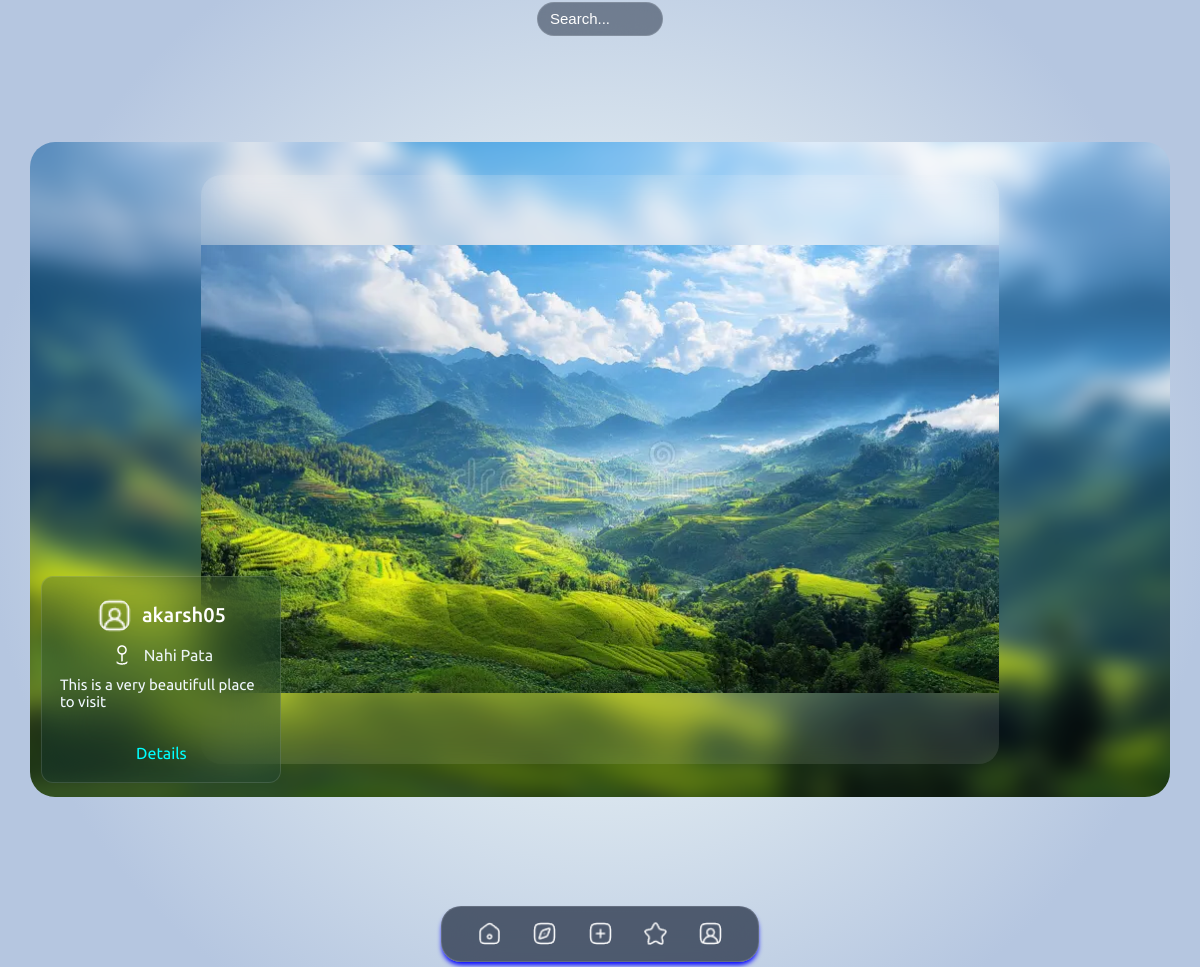
The app's page / (signed in) with its own data.
### app/crudpost/models.py (models this page shows, shortened)
class Post(models.Model):
    title = models.CharField(max_length = 200)
    author = models.ForeignKey(User, on_delete = models.CASCADE, related_name = 'user_posts')
    image = models.ImageField(upload_to = 'post_images/')
    location = models.CharField(max_length = 200, blank = True, null = True, help_text = '[city name], [country name]')
    description = models.TextField()
    created_at = models.DateTimeField(default = timezone.now)

### app/crudpost/views.py (the view)
# urls.py: 2. Add a URL to urlpatterns:  path('', Home.as_view(), name='home')
@login_required
def Home(request):
    list_post = Post.objects.all().order_by('-created_at')
    context = {
        'posts': list_post
    }
    return render(request, 'crudpost/home.html', context)

### templates/crudpost/home.html (shortened to what this page needs)
{% extends 'base.html' %}
{% load static %}
{% block links %}
  <link rel="stylesheet" href="{% static 'crudpost/Home/header.css' %}" />
  <link rel="stylesheet" href="{% static 'crudpost/Home/main.css' %}" />
  <link rel="stylesheet" href="{% static 'crudpost/Home/footer.css' %}" />
{% endblock %}
{% block content %}
  <header>
    <nav class="searchbar">
      <ul>
        <li class="search">
          <input type="search" name="search-field" id="search-field" placeholder="Search..." />
        </li>
      </ul>
    </nav>
  </header>
  <main>
    {% for post in posts %}
      <section class="post-container post-container-1">
        <div class="container">
          <figure class="image">
            <img src="{{ post.image.url }}" alt="" />
          </figure>
          <article class="details">
            <div class="profile-username">
              {% if post.profile_img %}
                <img src="{{ post.profile_img.url }}" alt="" />
              {% else %}
                <img src="{% static 'crudpost/Home/imgs/profile.png' %}" alt="" />
              {% endif %}
              <span class="username">{{ post.author.username }}</span>
            </div>
            <div class="location">
              <img src="{% static 'crudpost/Home/imgs/location.png' %}" alt="" />
              {% if post.location %}
                <span>{{ post.location }}</span>
              {% else %}
                <span>{{ post.location }}</span>
              {% endif %}
            </div>
            <div class="bio">
              <p>{{ post.description }}</p>
              <a href="{% url 'post-detail' post.pk %}">Details</a>
            </div>
          </article>
        </div>
      </section>
    {% endfor %}
  </main>
  <footer>
    <nav class="menu">
      <ul>
        <li class="list-menu">
          <a href="#" class="item-link">
            <img src="{% static 'crudpost/Home/imgs/home.png' %}" alt="home-icon" class="menu-icon" />
          </a>
        </li>
        <li class="list-menu">
          <a href="{% url 'comming-soon' %}" class="item-link">
            <img src="{% static 'crudpost/Home/imgs/explore.png' %}" alt="explore-icon" class="menu-icon" />
          </a>
        </li>
        <li class="list-menu">
          <a href="{% url 'post-create' %}" class="item-link">
            <img src="{% static 'crudpost/Home/imgs/create-btn.png' %}" alt="createpost-icon" class="menu-icon" />
          </a>
        </li>
        <li class="list-menu">
          <a href="{% url 'comming-soon' %}" class="item-link">
            <img src="{% static 'crudpost/Home/imgs/favourite.png' %}" alt="favourite-icon" class="menu-icon" />
          </a>
        </li>
        <li class="list-menu">
          <a href="{% url 'Profile' username=request.user.username %}" class="item-link profile">
            <img src="{% static 'crudpost/Home/imgs/profile.png' %}" alt="profile-icon" class="menu-icon" />
          </a>
        </li>
      </ul>
    </nav>
  </footer>
{% endblock %}

### static/style.css (style rules this page uses)
* { margin: 0; padding: 0; box-sizing: border-box; }
body { font-family: "Ubuntu", sans-serif; background: #EBF4F5; background: radial-gradient(circle, rgba(235, 244, 245, 1) 20%, rgba(181, 198, 224, 1) 80%); }

### static/crudpost/Home/header.css (style rules this page uses)
* { scrollbar-width: 0px; }
* { -ms-overflow-style: none; }
html { min-height: 100%; scroll-snap-type: y mandatory; scroll-padding-top: 30px; }
header { position: sticky; top: 0; padding: .1em; z-index: 1; }
.searchbar ul { list-style: none; display: flex; justify-content: center; align-items: center; }
.searchbar ul .search { width: 30vw; display: flex; justify-content: center; align-items: center; position: relative; }
.search #search-field { border: none; outline: none; box-shadow: none; border-radius: 15px; color: white; font-size: 15px; padding: .5em .8em; width: 35%; backdrop-filter: blur(25px) saturate(100%); -webkit-backdrop-filter: blur(25px) saturate(100%); background-color: rgba(27, 38, 59, 0.5); border-radius: 20px; border: 1px solid rgba(255, 255, 255, 0.125); transition-property: all; transition-duration: .3s; }
.search #search-field::placeholder { color: white; }

### static/crudpost/Home/main.css (style rules this page uses)
.post-container { scroll-snap-align: start; scroll-snap-stop: always; height: 88vh; margin: 5em 0em; display: flex; justify-content: center; align-items: center; }
.post-container .container { height: 93%; width: 95%; border-radius: 25px; display: flex; justify-content: center; align-items: center; overflow: hidden; position: relative; }
.post-container .container .image { display: flex; justify-content: center; align-items: center; border-radius: 20px; width: 70%; height: 90%; background-color: rgba(255, 255, 255, 0.1); backdrop-filter: blur(10px); -webkit-backdrop-filter: blur(10px); }
.post-container .container .image img { width: 100%; height: 100%; object-fit: contain; }
.post-container .container .details { border: 1px solid black; position: absolute; width: 20vw; padding: 1em; bottom: 2%; left: 1%; backdrop-filter: blur(25px); -webkit-backdrop-filter: blur(25px); background-color: rgba(2, 48, 71, 0.2); border-radius: 12px; border: 1px solid rgba(255, 255, 255, 0.125); }
.post-container .container .details .profile-username { padding: .3em .1em; display: flex; justify-content: center; align-items: center; gap: 10px; }
.post-container .container .details .profile-username img { border-radius: 20px; width: 35px; height: 35px; object-fit: cover; }
.post-container .container .details .profile-username span { font-weight: 500; font-size: 20px; color: white; }
.post-container .container .details .location { padding: .3em .1em; display: flex; justify-content: center; align-items: center; gap: 10px; }
.post-container .container .details .location span { color: #EBF4F5; }
.post-container .container .details .bio { padding: .3em .1em; display: flex; flex-direction: column; align-items: center; }
.post-container .container .details .bio p { height: 4.5em; overflow: hidden; font-size: 15px; color: aliceblue; }
.post-container .container .details .bio a { text-decoration: none; color: cyan; }

### static/crudpost/Home/footer.css (style rules this page uses)
footer { position: sticky; bottom: 0; z-index: 2; }
.menu { display: flex; padding: .3em 0em; width: 100%; justify-content: center; align-items: center; }
.menu ul { list-style: none; display: flex; justify-content: center; align-items: center; padding: .2em 1.5em; border-radius: 35px; gap: 8px; backdrop-filter: blur(25px) saturate(100%); -webkit-backdrop-filter: blur(25px) saturate(100%); background-color: rgba(27, 38, 59, 0.7); border-radius: 20px; border: 1px solid rgba(255, 255, 255, 0.125); box-shadow: 0px 4px 5px -1px blue; }
.menu ul li { border-radius: 10px; }
.item-link { display: flex; flex-direction: column; justify-content: center; align-items: center; text-decoration: none; position: relative; padding: .7em; border-radius: 10px; }
.item-link::before { transition: .3s all ease-in-out; position: absolute; top: 0%; bottom: 0%; right: 50%; left: 50%; opacity: 0; content: ''; background-color: rgba(255, 255, 255, 0.2); z-index: -1; }
.item-link .menu-icon { height: 25px; width: 25px; }

### records on screen
Post: image (picture), author.username "akarsh05", location "Nahi Pata", description "This is a very beautifull place to visit"
